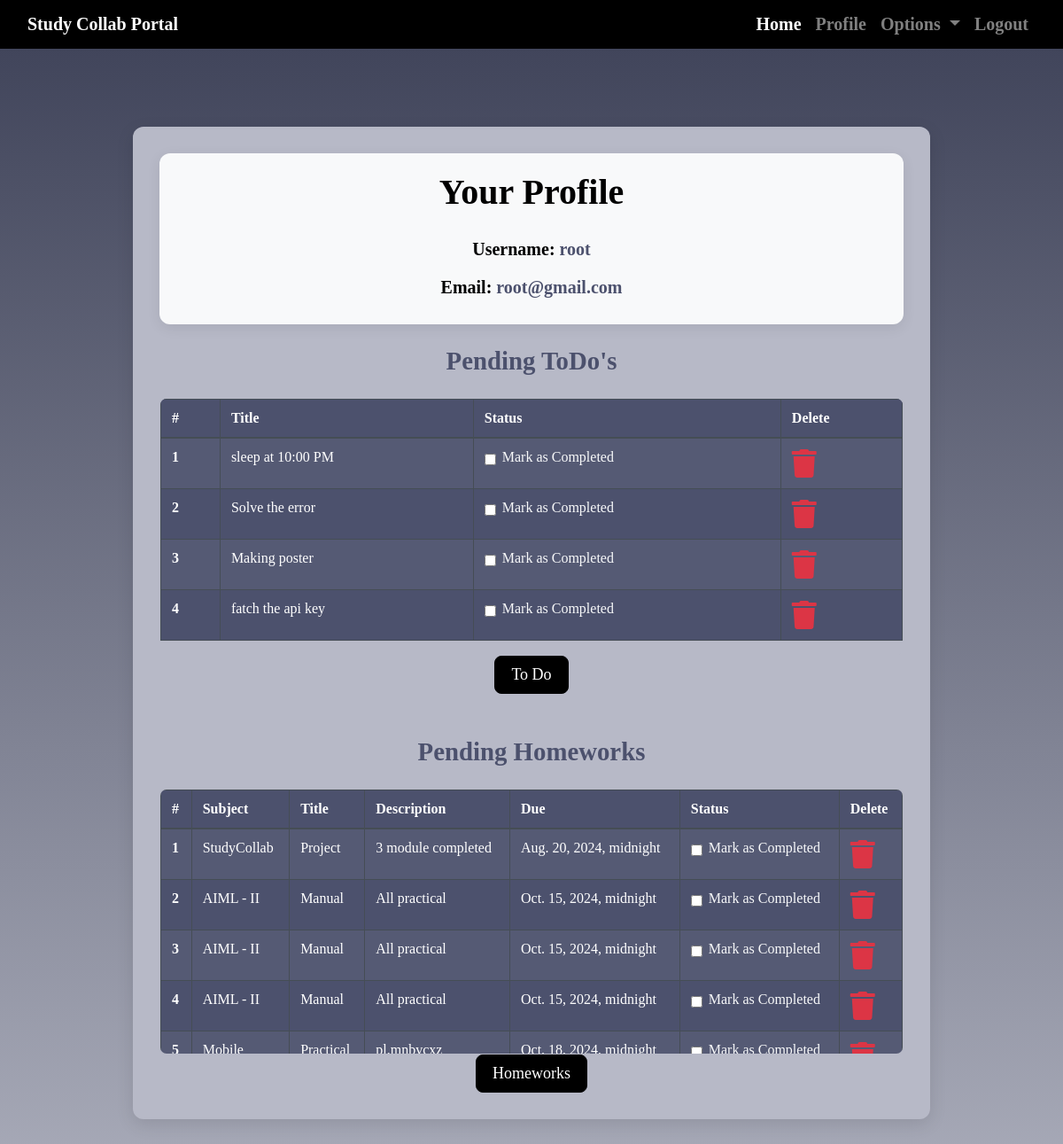
/profile/ (signed in), run on the app's committed database.
### dashboard/models.py (models this page shows, shortened)
class Todo(models.Model):
       user = models.ForeignKey(User, on_delete=models.CASCADE)
       title = models.CharField(max_length=100)
       is_finished = models.BooleanField(default=False)

class Homework(models.Model):
       user = models.ForeignKey(User, on_delete=models.CASCADE)
       subject = models.CharField(max_length=50)
       title = models.CharField(max_length=100)
       description = models.TextField()
       due = models.DateTimeField()
       is_finished = models.BooleanField(default=False)

### dashboard/views.py (the view)
# urls.py: path('profile/',dash_views.profile,name='profile'),
@login_required
def profile(request):
    homework = Homework.objects.filter(is_finished=False, user=request.user)
    todos = Todo.objects.filter(is_finished=False, user=request.user)
    homework_done = len(homework) == 0
    todos_done = len(todos) == 0
    user_email = request.user.email
    user_mobile = request.user.profile.mobile_number if hasattr(request.user, 'profile') else 'Not provided'
    username = request.user.username
    context = {
        'homeworks': homework,
        'todos': todos,
        'homework_done': homework_done,
        'todos_done': todos_done,
        'user_email': user_email,
        'user_mobile': user_mobile,
        'username': username,
    }
    return render(request, "dashboard/profile.html", context)

### dashboard/templates/dashboard/profile.html (shortened to what this page needs)
{% extends 'dashboard/base.html' %}
{% load static %}
{% load crispy_forms_tags %}
{% block content %}
<section class="text-center">
    <div class="container">
        <div class="profile-card">
            <h2>Your Profile</h2>
            <p><strong class="profile-detail">Username:</strong> {{ username }}</p>
            <p><strong class="profile-detail">Email:</strong> {{ user_email }}</p>
        </div>
        {% if not todos_done %}
        <h3>Pending ToDo's</h3>
        <div class="table-container">
            <table class="table table-striped table-bordered table-hover table-dark">
                <thead>
                    <tr>
                        <th scope="col">#</th>
                        <th scope="col">Title</th>
                        <th scope="col">Status</th>
                        <th scope="col">Delete</th>
                    </tr>
                </thead>
                <tbody>
                    {% for todo in todos %}
                    <tr>
                        <th scope="row">{{ forloop.counter }}</th>
                        <td>{{ todo.title }}</td>
                        <td>
                            <a href="{% url 'update-todo' todo.id %}">
                                <div class="form-check">
                                    {% if todo.is_finished %}
                                    <input class="form-check-input" type="checkbox" value="" checked>
                                    {% else %}
                                    <input class="form-check-input" type="checkbox" value="">
                                    {% endif %}
                                    <label class="form-check-label text-light" for="flexCheckDefault">Mark as Completed</label>
                                </div>
                            </a>
                        </td>
                        <td><a href="{% url 'delete-todo' todo.id %}"><i class="fa fa-trash fa-2x"></i></a></td>
                    </tr>
                    {% endfor %}
                </tbody>
            </table>
        </div>
        {% else %}
        <h3>All ToDos are completed!!!!</h3>
        {% endif %}
        <a href="{% url 'todo' %}" class="btn btn-danger">To Do</a>
        <br><br>
        {% if not homework_done %}
        <h3>Pending Homeworks</h3>
        <div class="table-container">
            <table class="table table-striped table-bordered table-hover table-dark">
                <thead>
                    <tr>
                        <th scope="col">#</th>
                        <th scope="col">Subject</th>
                        <th scope="col">Title</th>
                        <th scope="col">Description</th>
                        <th scope="col">Due</th>
                        <th scope="col">Status</th>
                        <th scope="col">Delete</th>
                    </tr>
                </thead>
                <tbody>
                    {% for homework in homeworks %}
                    <tr>
                        <th scope="row">{{ forloop.counter }}</th>
                        <td>{{ homework.subject }}</td>
                        <td>{{ homework.title }}</td>
                        <td>{{ homework.description }}</td>
                        <td>{{ homework.due }}</td>
                        <td>
                            <a href="{% url 'update-homework' homework.id %}">
                                <div class="form-check">
                                    {% if homework.is_finished %}
                                    <input class="form-check-input" type="checkbox" value="" checked>
                                    {% else %}
                                    <input class="form-check-input" type="checkbox" value="">
                                    {% endif %}
                                    <label class="form-check-label text-light" for="flexCheckDefault">Mark as Completed</label>
                                </div>
                            </a>
                        </td>
                        <td><a href="{% url 'delete-homework' homework.id %}"><i class="fa fa-trash fa-2x"></i></a></td>
                    </tr>
                    {% endfor %}
                </tbody>
            </table>
        </div>
        {% else %}
        <h3>All Homeworks are completed!!!!</h3>
        {% endif %}
        <a href="{% url 'homework' %}" class="btn btn-danger">Homeworks</a>
    </div>
</section>
{% endblock content %}

### dashboard/templates/dashboard/base.html (shortened to what this page needs)
<!DOCTYPE html>
{% load static %}
<html lang="en">
<head>
  <link rel="stylesheet" href="https://stackpath.bootstrapcdn.com/bootstrap/4.3.1/css/bootstrap.min.css"
 />
  <link rel="stylesheet" href="https://use.fontawesome.com/releases/v5.7.2/css/all.css"
 />
  <link rel="stylesheet" href="{% static 'css/main.css' %}" />
</head>
<body>
  <header>
    <nav class="navbar navbar-expand-lg navbar-dark bg-dark">
      <div class="container-fluid">
        <a class="navbar-brand" href="{% url 'home' %}">Study Collab Portal</a>
        <div class="collapse navbar-collapse justify-content-end" id="navbarSupportedContent">
          <ul class="navbar-nav mb-2 mb-lg-0">
            <li class="nav-item">
              <a class="nav-link active" aria-current="page" href="{% url 'home' %}">Home</a>
            </li>
            {% if user.is_authenticated %}
            <li class="nav-item">
              <a class="nav-link" href="{% url 'profile' %}">Profile</a>
            </li>
            <li class="nav-item dropdown">
              <a class="nav-link dropdown-toggle" href="#" id="navbarDropdown" role="button" data-toggle="dropdown"
                aria-haspopup="true" aria-expanded="false">
                Options
              </a>
            </li>
          <li class="nav-item">
              <a class="nav-link" href="{% url 'logout' %}" onclick="return confirmLogout();">Logout</a>
            </li>
            {% endif %}
          </ul>
        </div>
      </div>
    </nav>
  </header>
  <br /><br />
  <main>
    {% block content %}
    {% endblock content %}
  </main>
</body>
</html>

### dashboard/static/css/main.css (style rules this page uses)
html { scroll-behavior: smooth; height: 100%; width: 100%; }
main { font-family: Barlow, Quicksand, Rubik, sans-serif, serif, 'Times New Roman', Times, serif !important; }
.navbar { background-color: rgb(0, 0, 0) !important; }
a { text-decoration: none !important; color: black; }
html, body { max-width: 100%; overflow-x: hidden; height: 100%; width: 100%; }
body { background: linear-gradient(rgba(0, 0, 0, 0.2), rgba(255, 255, 255, 0.5)); overflow-x: hidden; background-repeat: no-repeat; }
.fa { color: black; }

### dashboard/templates/dashboard/base.html (style rules this page uses)
.container-fluid { color: white; font: bold 25px cambria; }
.nav-link { color: white; transition: color 0.3s ease; font: bold 20px cambria; }

### dashboard/templates/dashboard/profile.html (style rules this page uses)
body { background-color: #4C516D; font-family: 'cambria', sans-serif; }
.container { margin: 40px auto; padding: 30px; background-color: #b7b9c7; border-radius: 12px; box-shadow: 0 6px 20px rgba(0, 0, 0, 0.1); max-width: 900px; }
.profile-card { display: flex; flex-direction: column; align-items: center; background: #f8f9fa; border-radius: 12px; padding: 20px; box-shadow: 0 4px 15px rgba(0, 0, 0, 0.08); }
.profile-card h2 { font-size: 2.2rem; color: black; font: bold 40px cambria; margin-bottom: 20px; }
.profile-card p { font-size: 1.2rem; color: #4C516D; font: bold 20px cambria; margin: 10px 0; }
.profile-card .profile-detail { font-weight: bold; color: black; }
h3 { color: #4C516D; font: bold 30px cambria; font-size: 1.8rem; margin: 25px 0; }
.table-container { max-height: 300px; overflow-y: auto; margin-top: 20px; border: 1px solid #b7b9c7; border-radius: 8px; }
table { width: 100%; background-color: #4C516D; border-collapse: collapse; font: 20px cambria; }
.table-dark { background-color: #4C516D; }
th, td { padding: 15px; text-align: left; font-size: 1rem; }
thead { background-color: #4C516D; color: #fff; }
.form-check { display: inline-flex; align-items: center; }
.form-check-input { margin-right: 8px; }
.fa-trash { color: #dc3545; cursor: pointer; transition: transform 0.2s ease; }
.btn-danger { padding: 10px 18px; background-color: black; color: white; font: 18px cambria; border-color: black; border-radius: 8px; transition: background-color 0.3s ease; }

### data on the page
Todo: title "sleep at 10:00 PM"
Todo: title "Solve the error"
Todo: title "Making poster"
Todo: title "fatch the api key"
Homework: subject "StudyCollab", title "Project", description "3 module completed", due "Aug. 20, 2024, midnight"
Homework: subject "AIML - II", title "Manual", description "All practical", due "Oct. 15, 2024, midnight"
Homework: subject "AIML - II", title "Manual", description "All practical", due "Oct. 15, 2024, midnight"
Homework: subject "AIML - II", title "Manual", description "All practical", due "Oct. 15, 2024, midnight"
Homework: subject "Mobile", title "Practical", description "pl,mnbvcxz", due "Oct. 18, 2024, midnight"

### other printed values
{{ username }} "root"
{{ user_email }} "root@gmail.com"
